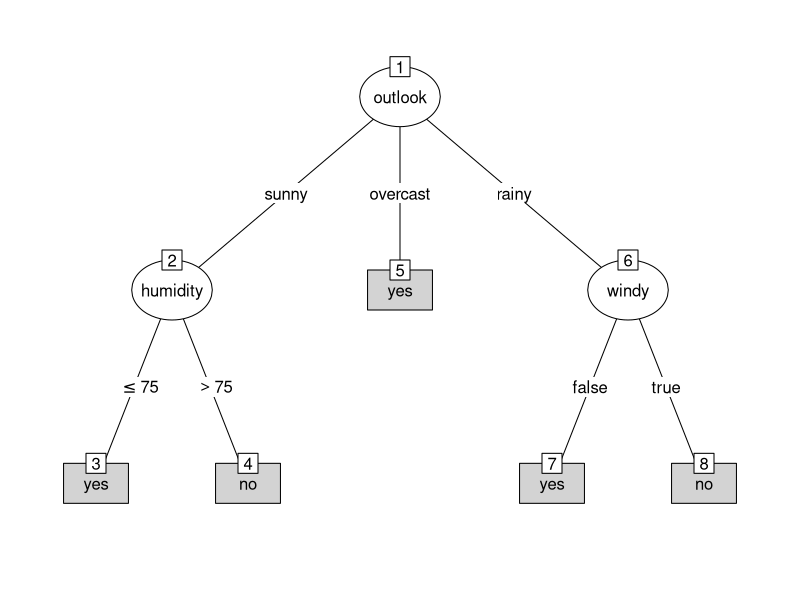

This figure's R source:
## ---- chunk 1
library(party) 
library(partykit)
data("WeatherPlay", package = "partykit")
WeatherPlay
str(WeatherPlay)   # str veri yapısının yapısını özet bir şekilde göstermeye yarayan fonksiyondur.
## ---- chunk 2
hava0yun <- WeatherPlay
hava0yun 
hava0yun$temperature[hava0yun$temperature >= 80] <- "Y"  # 80°F ve üzeri
hava0yun$temperature[hava0yun$temperature < 80 & hava0yun$temperature >= 70] <- "N"  # 70-80°F arası
hava0yun$temperature[hava0yun$temperature < 70] <- "D"  # 70°F'ten düşük

## ---- chunk 3
# Nem değerlerini kategorilere ayırma
hava0yun$humidity[hava0yun$humidity > 80] <- "NemY"  # 80%'den yüksek nem
hava0yun$humidity[hava0yun$humidity <= 80] <- "NemN"  # 80% veya daha az nem
## ---- chunk 4
#  temperature ve humidity değişkenlerini factor tipine çevirme
hava0yun$temperature <- factor(hava0yun$temperature, levels = c("Y", "N", "D"))
hava0yun$humidity <- factor(hava0yun$humidity, levels = c("NemY", "NemN"))


str(hava0yun)
## ---- chunk 5
hava0yun
str(hava0yun)
## ---- chunk 6
anyNA(hava0yun)
## ---- chunk 7
#install.packages("ggplot2")
library(ggplot2)
#install.packages("lattice")
library(lattice)
library(caret)
## ---- chunk 8
set.seed(1234)
egitimGozlemNo <- createDataPartition(hava0yun$play, p=0.7,
list=FALSE, times=1)
egitimGozlemNo
## ---- chunk 9
# Eğitim ve test setleri oluşturma
egitimSeti <- hava0yun[egitimGozlemNo, ]
testSeti <- hava0yun[-egitimGozlemNo, ]

# Eğitim gözlemlerinin numaralarını yazdır
egitimSeti

# Test gözlemlerinin numaralarını yazdır
print(testSeti)
## ---- chunk 10
# Play faktöründeki "yes" ve "no" sayısını hesapla
play_count <- table(hava0yun$play)

# Sonucu yazdır
print(play_count)
## ---- chunk 11
yes<-9
no<-5

toplam <- yes + no        # toplam maç sayısı
toplam


# Oynanma ve oynanmama olasılıkları
p1 <- yes / toplam  # Oynanma olasılığı
p2 <- no / toplam  # Oynanmama olasılığı
# Entropi hesaplama
H_golf <- - (p1 * log2(p1) + p2 * log2(p2))
H_golf  # genel entropi değeridir.
## ---- chunk 12
sunny_count <- sum(hava0yun$outlook == "sunny")
sunny_count
overcast_count <- sum(hava0yun$outlook == "overcast")
overcast_count
rainy_count <- sum(hava0yun$outlook == "rainy")
rainy_count
total_category <- sunny_count + overcast_count +  rainy_count


P_X11 <- sunny_count / total_category
P_X12 <- overcast_count/total_category
P_X13 <- rainy_count/ total_category
P_X11
P_X12
P_X13
## ---- chunk 13
library(dplyr)
# Güneşli hava durumu için
sunny_data <- hava0yun %>% filter(outlook == "sunny")
sunny_yes_count <- sum(sunny_data$play == "yes")
sunny_yes_count  # hava güneşli iken golf oynanma durumu kaç kez gerçekleşmiş ise;
sunny_no_count <- sum(sunny_data$play == "no")
sunny_no_count # hava güneşli iken golf oynanmama durumu kaç kez gerçekleşmiş ise;
sunny_total <- nrow(sunny_data)

# Olasılıklar
p_sunny_yes <- sunny_yes_count / sunny_total
p_sunny_yes  # olasılık değeri
p_sunny_no <- sunny_no_count / sunny_total
p_sunny_no   # olasılık değeri

# H(Y | X11) Entropi Hesaplama
H_Y_given_X11 <- - (p_sunny_yes * log2(p_sunny_yes) + p_sunny_no * log2(p_sunny_no))

# Sonucu yazdır
H_Y_given_X11
# 0.9709506 Koşullu entropi değerini verir
## ---- chunk 14
# Bulutlu hava durumu için
overcast_data <- hava0yun %>% filter(outlook == "overcast")
overcast_data
overcast_yes_count <- sum(overcast_data$play == "yes")
overcast_yes_count
overcast_no_count <- sum(overcast_data$play == "no")
overcast_no_count
overcast_total <- nrow(overcast_data)

# Olasılıklar
p_overcast_yes <- overcast_yes_count / overcast_total
p_overcast_yes  # olasılığı 1 
p_overcast_no <- overcast_no_count / overcast_total
p_overcast_no  # olasılığı 0 
# H(Y | X12) Entropi Hesaplama
H_Y_given_X12 <- - (p_overcast_yes * log2(p_overcast_yes) + p_overcast_no * log2(p_overcast_no))

# Sonucu yazdır
H_Y_given_X12  
#havanın bulutlu olma durumunda golf oynama durumları 4 yani bulutluysa golf oyanıyor.havanın bulutlu olduğu durumda elde edilen düğüm saf düğümdür. Yani hava bulutluyken golf maçı kesin oynanmaktadır 
#(Evet= 4, Hayır=0). Dolayısıyla bu düğüm yaprak olarak ele alınır ve bu düğümden dallandırma yapılamaz.
## ---- chunk 15
library(dplyr)
# Yağmurlu hava durumu için
rainy_data <- hava0yun %>% filter(outlook == "rainy")
rainy_data
rainy_yes_count <- sum(rainy_data$play == "yes")
rainy_yes_count
rainy_no_count <- sum(rainy_data$play == "no")
rainy_no_count
rainy_total <- nrow(rainy_data)
rainy_total

# Olasılıklar
p_rainy_yes <- rainy_yes_count / rainy_total
p_rainy_no <- rainy_no_count / rainy_total

# H(Y | X13) Entropi Hesaplama
H_Y_given_X13 <- - (p_rainy_yes * log2(p_rainy_yes) + p_rainy_no * log2(p_rainy_no))

# Sonucu yazdır
H_Y_given_X13
# havanın Yağmurlu olma durumunda golf oynama olaslıklılaro 0.9709 yani yağmurluysa % 97 olasılıkla golf oynuyorlar.
## ---- chunk 16
# 4. Kazanım Hesaplama
Gain_X1 <- H_golf - ((P_X11 * H_Y_given_X11) + 
                    #(P_X12 * H_Y_given_X12) + bu değer 0 çıktığı için kapattım. Yoksa NaN gibi bir değer geliyor bu da istediğimiz bir durum değil.
                    (P_X13 * H_Y_given_X13))

# Sonucu yazdır
Gain_X1
# 0.2467498 bu değeri hava, sıcaklık, nem ve rüzgar için hesapladıktan sonra birbiri ile karşılaştıracağız. 
## ---- chunk 17
library(dplyr)
yüksek_count <- sum(hava0yun$temperature == "Y")
yüksek_count

normal_count <- sum(hava0yun$temperature == "N") # 70-79°F
normal_count

düşük_count <- sum(hava0yun$temperature == "D")
düşük_count

total_category <- yüksek_count + normal_count + düşük_count
total_category

P_X21 <- yüksek_count / total_category
P_X21
P_X22 <- normal_count/total_category
P_X22
P_X23 <- düşük_count/ total_category
P_X23

## ---- chunk 18
# Yüksek sıcaklık (X21) için
high_temp_count <- hava0yun %>% filter(temperature == "Y")
high_temp_count

high_tempyes_count <- sum(high_temp_count$play == "yes")
high_tempyes_count 
high_tempno_count <- sum(high_temp_count$play == "no")
high_tempno_count

total_high_temp <- high_tempyes_count + high_tempno_count
total_high_temp 

# Olasılıklar
p_high_yes <- high_tempyes_count / total_high_temp
p_high_no <- high_tempno_count / total_high_temp

# H(Y | X21) Entropi Hesaplama
H_Y_given_X21 <- - (p_high_yes * log2(p_high_yes) + p_high_no * log2(p_high_no))
H_Y_given_X21
## ---- chunk 19
# Normal sıcaklık (X22) için entropi
normal_temp_data <- hava0yun %>% filter(temperature == "N")
normal_temp_data 
normal_temp_yes <- sum(normal_temp_data$play == "yes")
normal_temp_yes
normal_temp_no <- sum(normal_temp_data$play == "no")
normal_temp_no
total_normal_temp <- normal_temp_yes + normal_temp_no
total_normal_temp
# Olasılıklar
p_normal_yes <- normal_temp_yes / total_normal_temp
p_normal_yes
p_normal_no <- normal_temp_no / total_normal_temp
p_normal_no

# H(Y | X22) Entropi Hesaplama
H_Y_given_X22 <- - (p_normal_yes * log2(p_normal_yes) + p_normal_no * log2(p_normal_no))
H_Y_given_X22  # Normal sıcaklık için entropi sonucu


## ---- chunk 20
# Düşük sıcaklık (X23) için entropi
low_temp_data <- hava0yun %>% filter(temperature == "D")
low_temp_data
low_temp_yes <- sum(low_temp_data$play == "yes")
low_temp_yes
low_temp_no <- sum(low_temp_data$play == "no")
low_temp_no
total_low_temp <- nrow(low_temp_data)
total_low_temp

# Olasılıklar
p_low_yes <- low_temp_yes / total_low_temp
p_low_yes
p_low_no <- low_temp_no / total_low_temp
p_low_no 

# H(Y | X23) Entropi Hesaplama
H_Y_given_X23 <- - (p_low_yes * log2(p_low_yes) + p_low_no * log2(p_low_no))
H_Y_given_X23  # Düşük sıcaklık için entropi sonucu

## ---- chunk 21

# Koşullu entropi H(Y | X2)
Gain_X2 <- H_golf - ((P_X21 * H_Y_given_X21) + 
                    (P_X22 * H_Y_given_X22)+ 
                    (P_X23 * H_Y_given_X23)) #P_X23=0 olduğu için bu kısmı kapatabiliriz

# Sonucu yazdır
Gain_X2   # 0.02922257
## ---- chunk 22
library(dplyr)

humidity_count <- table(hava0yun$humidity)
humidity_count
NemY_count <- sum(hava0yun$humidity == "NemY")
NemY_count
NemN_count <- sum(hava0yun$humidity == "NemN")
NemN_count

total_category <- NemY_count  + NemN_count 
total_category

P_X31 <- NemY_count / total_category
P_X32 <- NemN_count/total_category

P_X31
P_X32
## ---- chunk 23
library(dplyr)

# NemY (Yüksek Nem - NemY) için veri
nemy_data <- hava0yun %>% filter(humidity == "NemY")
nemy_data

# Oynama sayıları (Yes ve No)
nemy_yes_count <- sum(nemy_data$play == "yes")
nemy_yes_count
nemy_no_count <- sum(nemy_data$play == "no")
nemy_no_count

# NemY (Yüksek Nem) için toplam veri sayısı
total_nemy <- nrow(nemy_data)
total_nemy
# Olasılıklar
p_nemy_yes <- nemy_yes_count / total_nemy
p_nemy_yes
p_nemy_no <- nemy_no_count / total_nemy
p_nemy_no
# H(Y | NemY) Entropi Hesaplama
H_Y_given_NemY <- - (p_nemy_yes * log2(p_nemy_yes) + p_nemy_no * log2(p_nemy_no))

# Sonucu yazdır
H_Y_given_NemY  # nem yüksek için entropi 0.9852281

## ---- chunk 24
# NemN (Normal Nem) için veri
nemn_data <- hava0yun %>% filter(humidity == "NemN")
nemn_data

# Oynama sayıları (Yes ve No)
nemn_yes_count <- sum(nemn_data$play == "yes")
nemn_no_count <- sum(nemn_data$play == "no")

# NemN (Normal Nem) için toplam veri sayısı
total_nemn <- nrow(nemn_data)

# Olasılıklar
p_nemn_yes <- nemn_yes_count / total_nemn
p_nemn_no <- nemn_no_count / total_nemn

# H(Y | NemN) Entropi Hesaplama
H_Y_given_NemN <- - (p_nemn_yes * log2(p_nemn_yes) + p_nemn_no * log2(p_nemn_no))

# Sonucu yazdır
H_Y_given_NemN  # 0.5916728  nem normal için entropi
## ---- chunk 25
# Toplam satır sayısı (tüm gözlemler)
total_rows <-  NemY_count  + NemN_count

# Nem kategorileri için olasılıklar
P_X31 <-  NemY_count / total_rows
P_X32 <-  NemN_count / total_rows

# H_golf daha önce hesaplanmış olmalı
# Örnek olarak: H_golf <- 0.94

# Nem Özelliği için Kazanım Hesaplama (Gain)
Gain_X3 <- H_golf - ((P_X31 * H_Y_given_NemY) + 
                     (P_X32 * H_Y_given_NemN))

# Sonucu yazdır
Gain_X3    # 0.1518355 Nem Özelliği İçin Kazanım Değeri
## ---- chunk 26
library(dplyr)
windy_count <- table(hava0yun$windy)
windy_count
true_count <- sum(hava0yun$windy == "true")
true_count
false_count <- sum(hava0yun$windy == "false")
false_count

total_category <- true_count  + false_count 
total_category

P_X41 <- true_count / total_category
P_X42 <- false_count /total_category

P_X41
P_X42

## ---- chunk 27
windy_true_data <- hava0yun %>% filter(windy == "true")
windy_true_data
true_yes_count <- sum(windy_true_data$play == "yes")
true_yes_count
true_no_count <- sum(windy_true_data$play == "no")
true_no_count
total_true <- true_yes_count + true_no_count

p_true_yes <- true_yes_count / total_true
p_true_no <- true_no_count / total_true

# H(Y | Rüzgar Var) Entropi Hesaplama
H_Y_given_X41 <- - (p_true_yes * log2(p_true_yes) + p_true_no * log2(p_true_no))
H_Y_given_X41 # 1 rüzgar olduğu zaman için etropi değeri
## ---- chunk 28
windy_false_data <- hava0yun %>% filter(windy == "false")
windy_false_data
false_yes_count <- sum(windy_false_data$play == "yes")
false_yes_count
false_no_count <- sum(windy_false_data$play == "no")
false_no_count
total_false <- false_yes_count + false_no_count

p_false_yes <- false_yes_count / total_false
p_false_yes
p_false_no <- false_no_count / total_false
p_false_no

# H(Y | Rüzgar Yok) Entropi Hesaplama
H_Y_given_X42 <- - (p_false_yes * log2(p_false_yes) + p_false_no * log2(p_false_no))
H_Y_given_X42   # 0.8112781 rüzgar olmadığı zaman için etropi değeri
## ---- chunk 29
# H_golf daha önce hesaplanmış olmalı
# Örnek olarak: H_golf <- 0.94

# Rüzgar Özelliği için Kazanım Hesaplama (Gain)
Gain_X4 <- H_golf - ((P_X41 * H_Y_given_X41) + 
                     (P_X42 * H_Y_given_X42))

# Sonucu yazdır
Gain_X4  # 0.048
## ---- chunk 30
# import packages
library(dplyr)
library(partykit)


library(ggplot2)
library(party)
# Use WeatherPlay dataset from partykit package
data("WeatherPlay", package = "partykit")
WeatherPlay


sp_o <- partysplit(1L, index = 1:3) 
sp_h <- partysplit(3L, breaks = 75)
sp_w <- partysplit(4L, index = 1:2)

pn <- partynode(1L, split = sp_o, kids = list(
  partynode(2L, split = sp_h, kids = list(
    partynode(3L, info = "yes"),
    partynode(4L, info = "no"))),
  partynode(5L, info = "yes"),
  partynode(6L, split = sp_w, kids = list(
    partynode(7L, info = "yes"),
    partynode(8L, info = "no")))))
py <- party(pn, WeatherPlay)

print(py)
plot(py)
